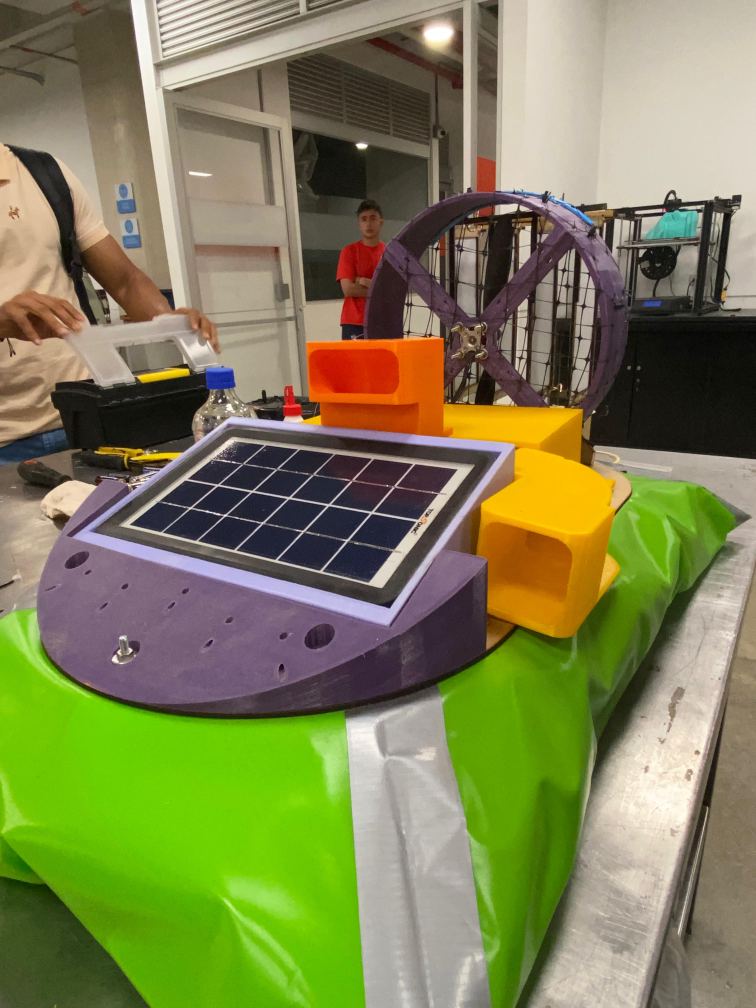
#> input picture codes/images/5.jpeg, 3024 x 4032 px (shown at 1/4 size)
$ python app.py
#> lines starting #> are read from the running program, lines starting #| are printed output that depends on the picture; after the words box and inside, x2 and y2 are one past the last pixel; in counts of white or black regions, pixels touching at a corner belong together
### codes/my_functions.py
import numpy as np
import cv2

def readImage(path,type):
#> called with path = 'images/5.jpeg', type = 1
    return cv2.imread(path,type)
#> returned value is the input picture: shape (4032, 3024, 3); mean B, G, R 83.2, 129.4, 127.1
#> call 2 of readImage, with path = 'images/5.jpeg', type = 0
#> in readImage (call 2), `return cv2.imread(path,type)`:
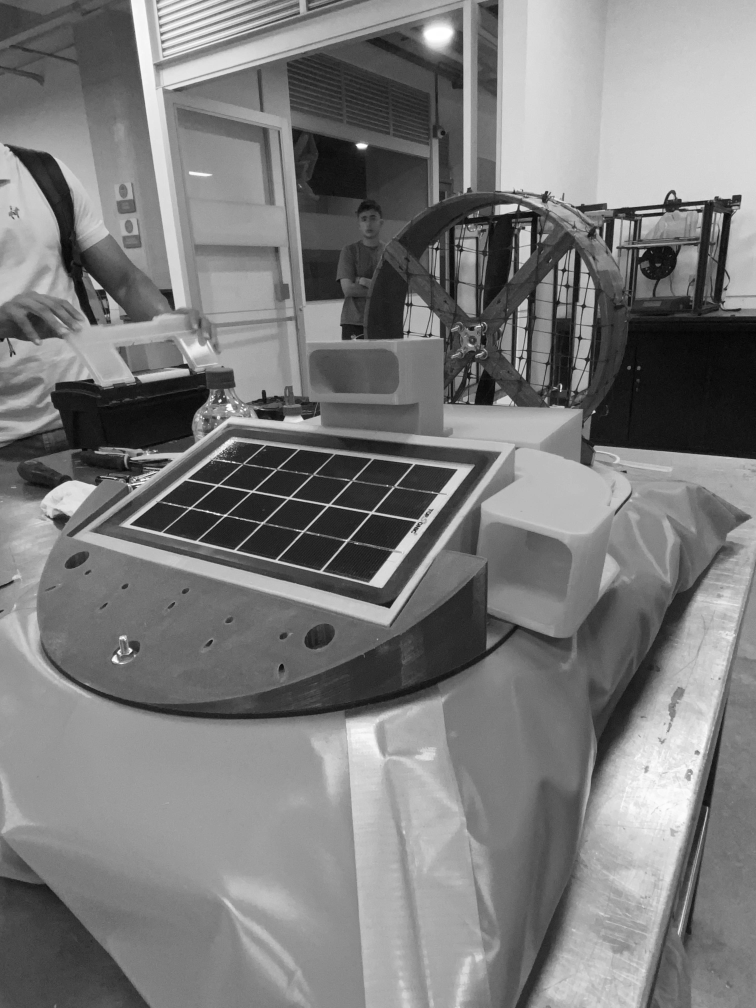
#> returned value: shape (4032, 3024) (shown at 1/4 size); min 0, max 255, mean 123.4

def showImage(name,image, size=(700,900)):
#> called with name = 'Imagen a color', size = (700, 900)
    cv2.imshow(name,cv2.resize(image, size))
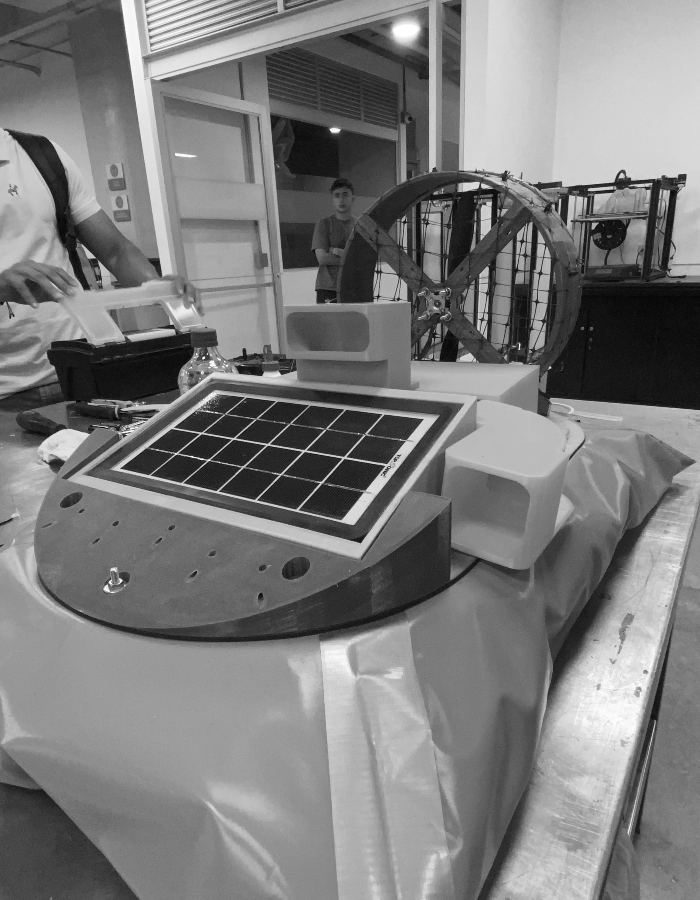
#> window 'Imagen a color': shape (900, 700); min 2, max 255, mean 123.3

def closeImage(t):
    cv2.waitKey(t) # espera hasta que se presione una tecla
    cv2.destroyAllWindows # cierra todas las ventanas abiertas

def binaryImageGray(imageGray, threshold=128,Type=cv2.THRESH_BINARY):
    # Obtener dimensiones correctas de imageGray
#> called with threshold = 223, Type = 0
    h, w = imageGray.shape
#> h = 4032; w = 3024
    return cv2.threshold(imageGray, threshold, 255, Type)[1] #INVESTIGAR QUÉ HACE Y CÓMO FUNCIONA ESTA FUNCIÓN
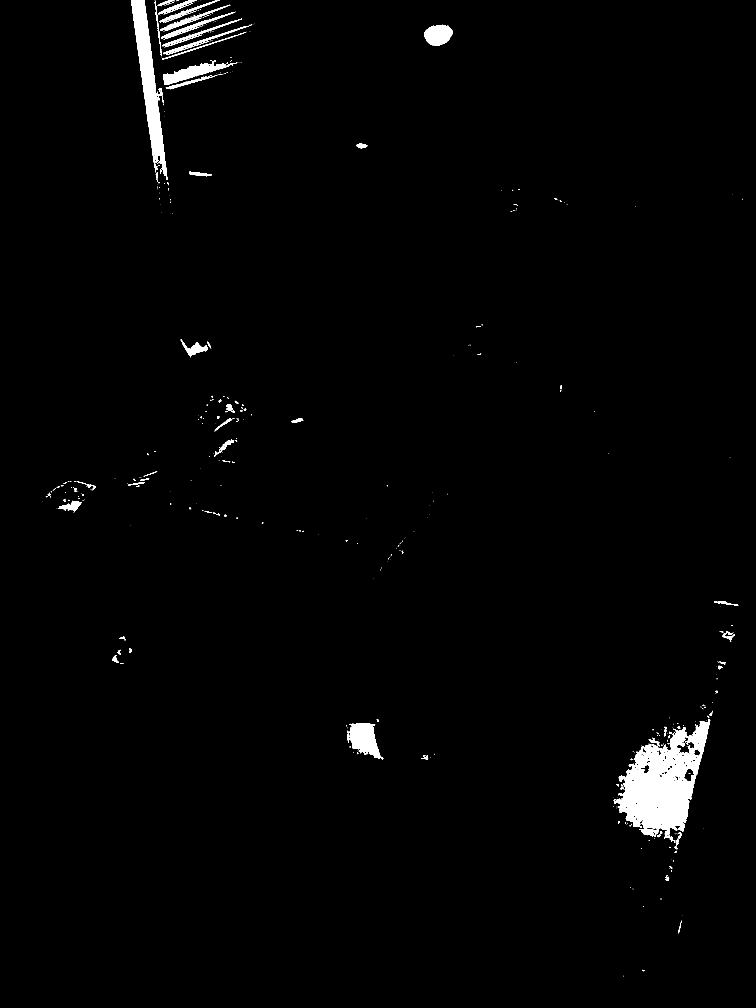
#> returned value: shape (4032, 3024) (shown at 1/4 size); 1.5% white; 559 white regions (424 under 20 px), largest, box (x1, y1, x2, y2) and area: (2455, 2875, 2840, 3355) 88119, (525, 0, 670, 720) 33511, (1388, 2892, 1522, 3036) 11572

# [10 lines left out: functions binaryImageColor, binaryImageColorBGR, not called in this run]
    #Al momento de identificar algo siempre debe ser blanco el objetivo, por lo cual si no aparece así uso

# bgr del profe------------------------------------------------
def binaryImageColorBgr2(img,val_min,val_max):
    return cv2.inRange(img,val_min,val_max)

def binaryImageColorHsv (img,val_min,val_max):
    img_hsv= cv2.cvtColor(img,cv2.COLOR_BGR2HSV) #Leo la imagen a color y la paso a HSV
    return cv2.inRange(img_hsv,val_min,val_max)

# conversor de imagenes BGR a HSV
def convertBgrToHsv(img):
    return cv2.cvtColor(img,cv2.COLOR_BGR2HSV)

#conversor de imagenes GRAY a BGR
def convertGrayToColor(img):
    return cv2.cvtColor(img,cv2.COLOR_GRAY2BGR)

# [17 lines left out: functions createTrackbar, getTrackbarValues, not called in this run]

### codes/app.py
import numpy as np
import cv2

#usar funciones de otro archivo
import my_functions

path="images/5.jpeg"

if __name__ == "__main__":
    imageColor = my_functions.readImage(path,1) # Leer imagen a color
    imageGray = my_functions.readImage(path,0)  # Leer imagen en escala de grises
    my_functions.showImage("Imagen a color", imageGray) # Mostrar imagen en escala de grises
    my_functions.closeImage(0)
## -------------------------------Conversión a binario------------------------------

    imageBinary = my_functions.binaryImageGray(imageGray,223,cv2.THRESH_BINARY) # Convertir imagen de gris a binario
    my_functions.showImage("Imagen binaria", imageBinary) # Mostrar imagen binaria
#> call 2 of showImage, with name = 'Imagen binaria', size = (700, 900)
#> in showImage (call 2), `cv2.imshow(name,cv2.resize(image, size))`:
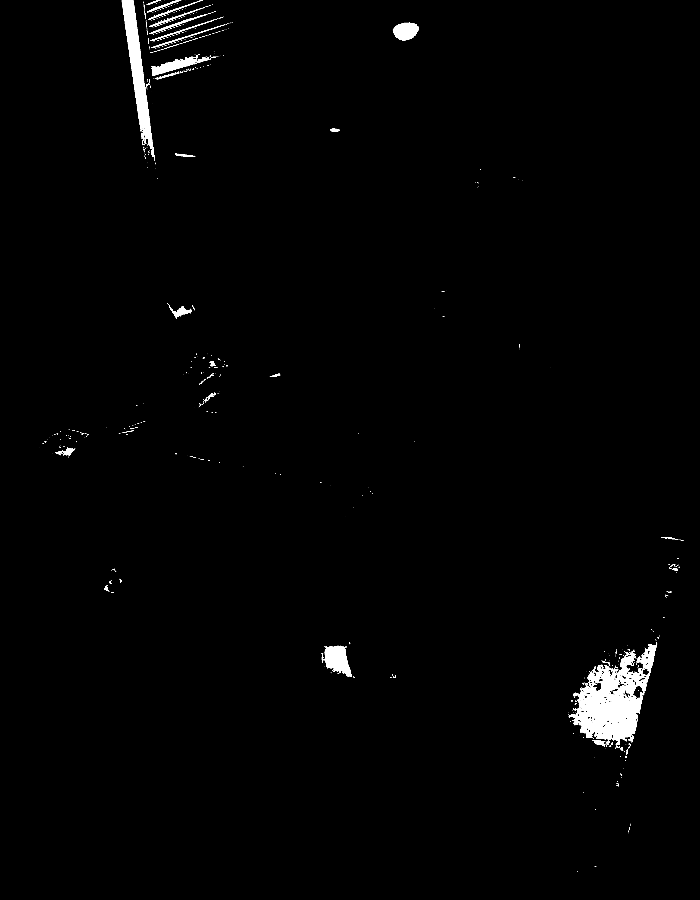
#> window 'Imagen binaria': shape (900, 700); min 0, max 255, mean 3.9
    my_functions.closeImage(0)

$ run again, with codes/images/WhatsApp Image 2026-01-30 at 19.41.07 (1).jpeg copied over codes/images/5.jpeg
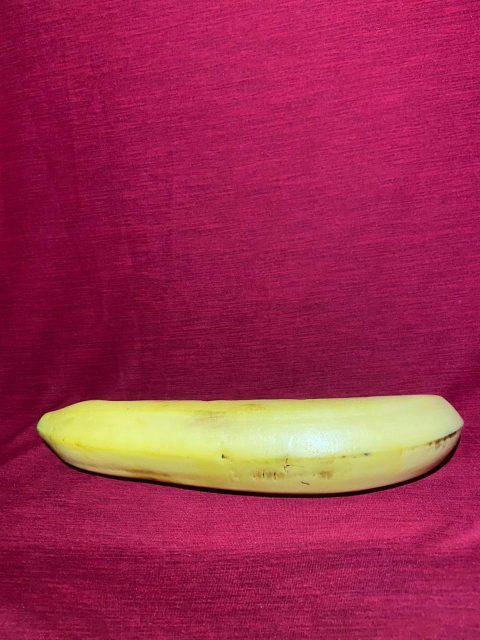
#> input picture codes/images/WhatsApp Image 2026-01-30 at 19.41.07 (1).jpeg, 960 x 1280 px (shown at 1/2 size)
#> in readImage, returned value is the input picture: shape (1280, 960, 3); mean B, G, R 78.8, 42.9, 158.4
#> in binaryImageGray, `return cv2.threshold(imageGray, threshold, 255, Type)[1]`:
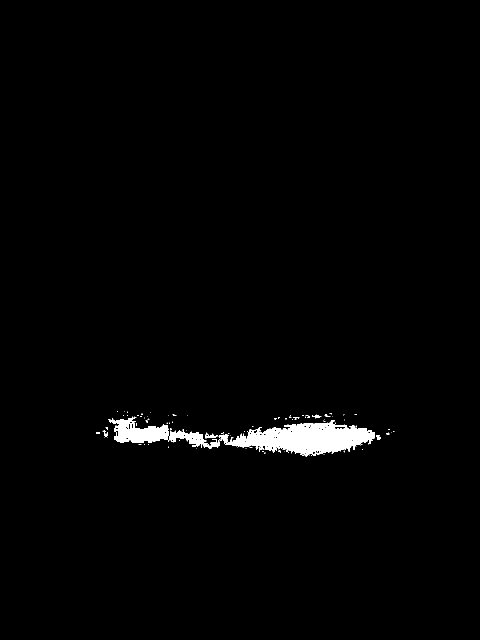
#> returned value: shape (1280, 960) (shown at 1/2 size); 1.4% white; 87 white regions (77 under 20 px), largest, box (x1, y1, x2, y2) and area: (216, 833, 750, 913) 16934, (410, 865, 435, 877) 124, (205, 861, 216, 874) 66
#> in showImage (call 2), `cv2.imshow(name,cv2.resize(image, size))`:
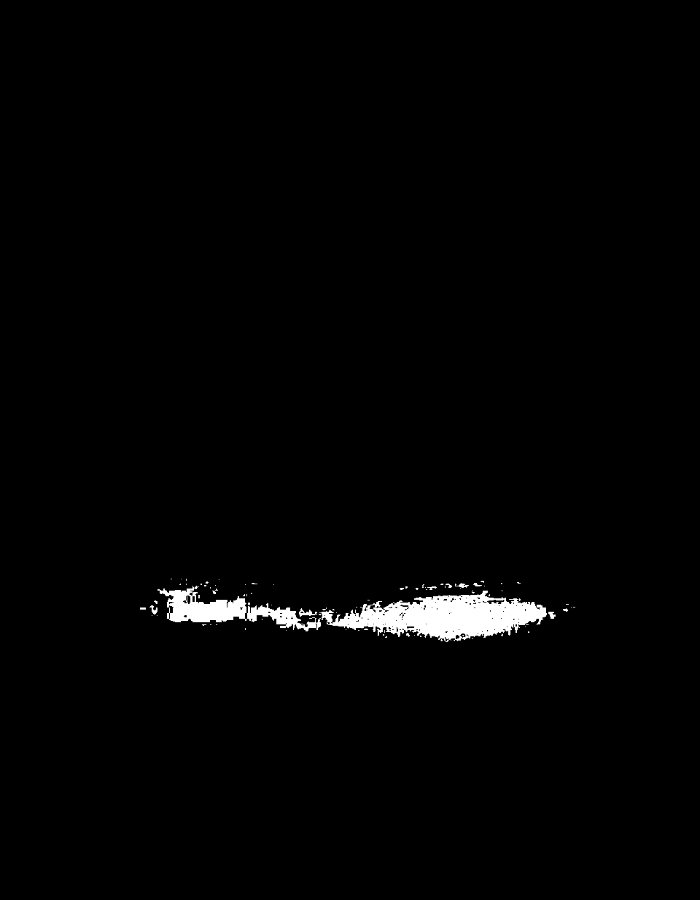
#> window 'Imagen binaria': shape (900, 700); min 0, max 255, mean 3.7

$ run again, with codes/images/WhatsApp Image 2026-01-30 at 19.41.08 (1).jpeg copied over codes/images/5.jpeg
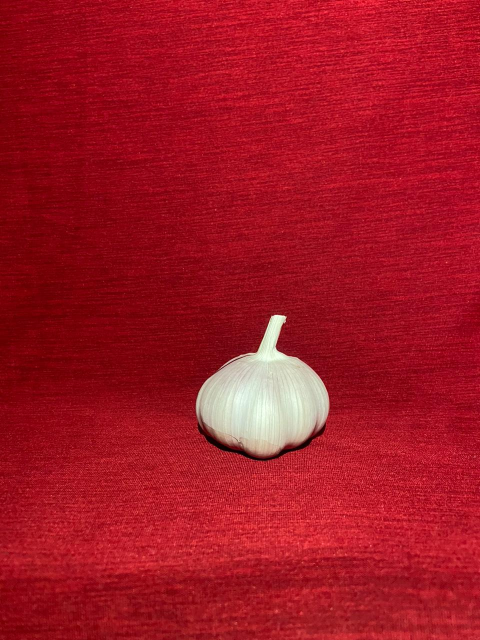
#> input picture codes/images/WhatsApp Image 2026-01-30 at 19.41.08 (1).jpeg, 960 x 1280 px (shown at 1/2 size)
#> in readImage, returned value is the input picture: shape (1280, 960, 3); mean B, G, R 35.9, 22, 162.5
#> in binaryImageGray, `return cv2.threshold(imageGray, threshold, 255, Type)[1]`:
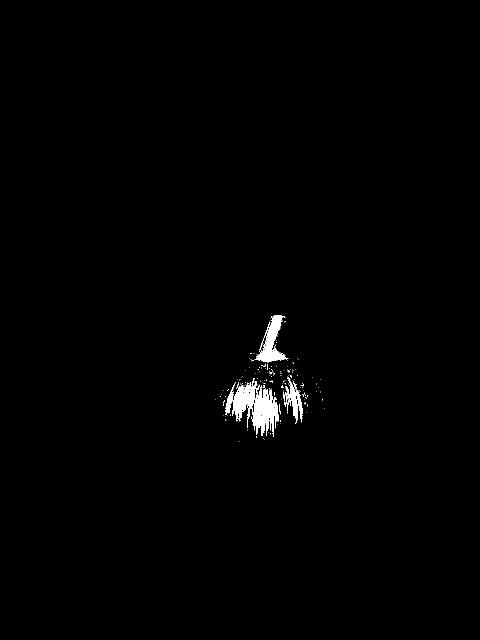
#> returned value: shape (1280, 960) (shown at 1/2 size); 0.78% white; 180 white regions (167 under 20 px), largest, box (x1, y1, x2, y2) and area: (505, 771, 557, 874) 2979, (509, 630, 577, 725) 2214, (464, 760, 514, 856) 2050
#> in showImage (call 2), `cv2.imshow(name,cv2.resize(image, size))`:
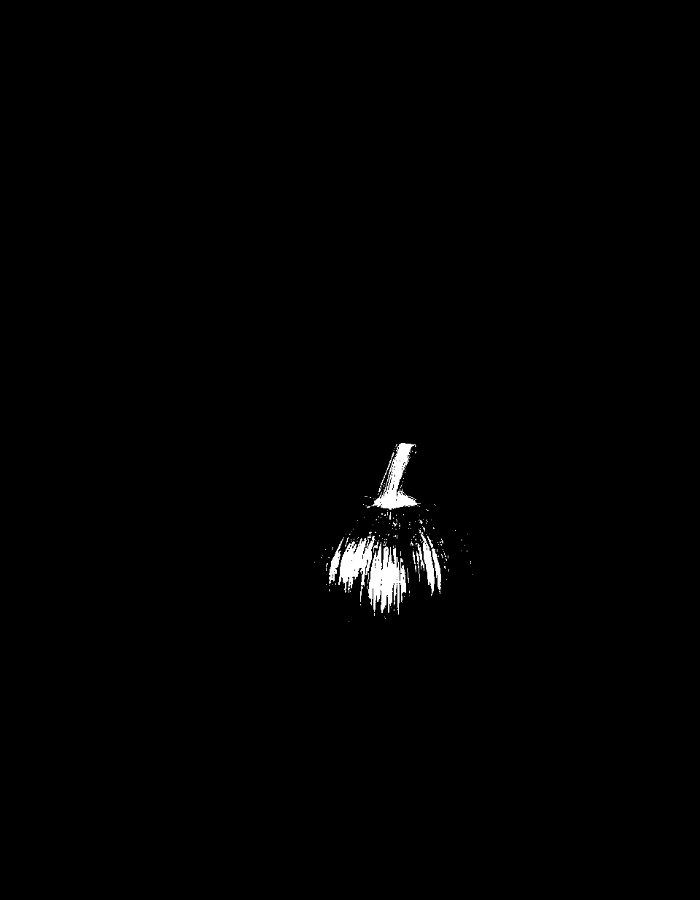
#> window 'Imagen binaria': shape (900, 700); min 0, max 255, mean 2

$ run again, with codes/images/WhatsApp Image 2026-01-30 at 19.41.08.jpeg copied over codes/images/5.jpeg
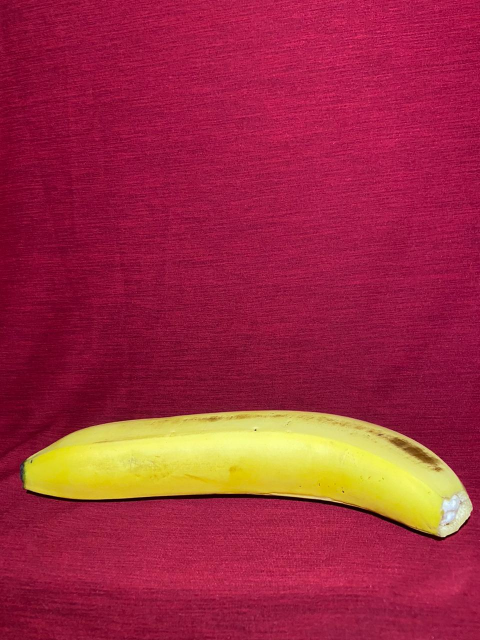
#> input picture codes/images/WhatsApp Image 2026-01-30 at 19.41.08.jpeg, 960 x 1280 px (shown at 1/2 size)
#> in readImage, returned value is the input picture: shape (1280, 960, 3); mean B, G, R 64.6, 41.9, 160.4
#> in binaryImageGray, `return cv2.threshold(imageGray, threshold, 255, Type)[1]`:
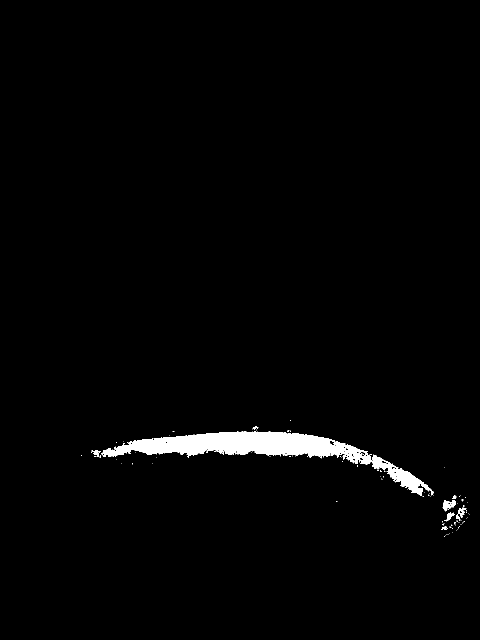
#> returned value: shape (1280, 960) (shown at 1/2 size); 1.8% white; 99 white regions (90 under 20 px), largest, box (x1, y1, x2, y2) and area: (203, 862, 868, 992) 20373, (885, 1000, 912, 1023) 321, (916, 1015, 933, 1036) 143
#> in showImage (call 2), `cv2.imshow(name,cv2.resize(image, size))`:
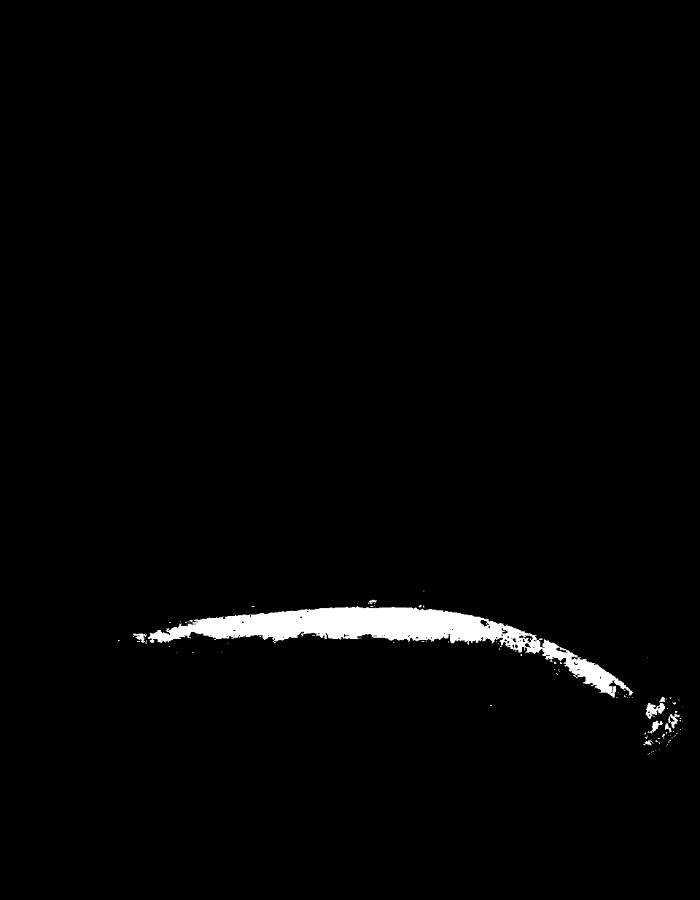
#> window 'Imagen binaria': shape (900, 700); min 0, max 255, mean 4.5
